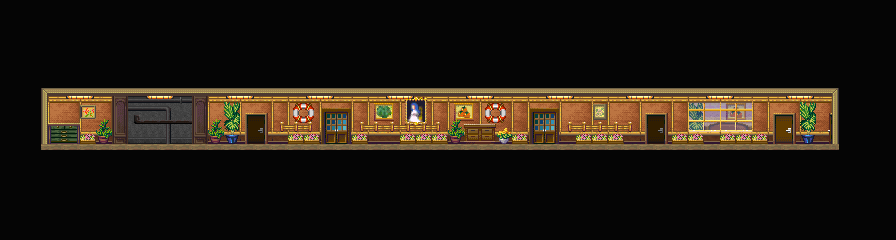

This is a level from a 2D game, rendered from its Tiled map with the project's own tilesets. A one-line summary and the map file follow, with tile-layer data summarised:
An orthogonal 56x15 tile map with 16x16 px tiles, 6 tile layers (Background, HErherhe, Background Above, Same Level, ...) and 29 objects (12x Event, 10x Light, 7x Target).

<map version="1.8" tiledversion="1.8.4" orientation="orthogonal" renderorder="right-down" width="56" height="15" tilewidth="16" tileheight="16" infinite="0" nextlayerid="8" nextobjectid="34">
 <tileset firstgid="1" source="Tilesets/Debug2d.tsx" />
 <layer id="1" name="Background" width="56" height="15">
  <properties>
   <property name="CheckPassability" type="bool" value="true" />
   <property name="z" value="1" />
  </properties>
  <data>[840 cells, 840 non-empty, 24 distinct tile ids]</data>
 </layer>
 <layer id="2" name="HErherhe" width="56" height="15">
  <properties>
   <property name="z" value="1.25" />
  </properties>
  <data>[840 cells, 4 non-empty, 4 distinct tile ids]</data>
 </layer>
 <layer id="3" name="Background Above" width="56" height="15">
  <properties>
   <property name="z" value=".5" />
  </properties>
  <data>[840 cells, 40 non-empty, 29 distinct tile ids]</data>
 </layer>
 <layer id="4" name="Same Level" width="56" height="15">
  <properties>
   <property name="CheckPassability" type="bool" value="true" />
  </properties>
  <data>[840 cells, 107 non-empty, 56 distinct tile ids]</data>
 </layer>
 <layer id="5" name="EHREHRHERE" width="56" height="15">
  <data>[840 cells, 25 non-empty, 3 distinct tile ids]</data>
 </layer>
 <objectgroup id="6" name="Object Layer 1">
  <object id="4" name="door1" type="Target" x="784" y="128" width="16" height="16" />
  <object id="5" name="ArrowUp" type="Event" x="768" y="160" width="16" height="16">
   <properties>
    <property name="appearance" value="arrow" />
    <property name="face" value="NORTH" />
    <property name="proximity" type="float" value="2" />
   </properties>
  </object>
  <object id="6" name="ArrowUp" type="Event" x="784" y="160" width="16" height="16">
   <properties>
    <property name="appearance" value="arrow" />
    <property name="face" value="NORTH" />
    <property name="proximity" type="float" value="2" />
   </properties>
  </object>
  <object id="7" name="tele" type="Event" x="768" y="112" width="32" height="16">
   <properties>
    <property name="onCollide" value="play('door'); targetTele('RandomRoom', 'door2')" />
   </properties>
  </object>
  <object id="8" name="tele" type="Event" x="128" y="112" width="16" height="16">
   <properties>
    <property name="onCollide" value="targetTele('ScifiBitch', 'hall1')" />
   </properties>
  </object>
  <object id="9" name="tele" type="Event" x="144" y="112" width="16" height="16">
   <properties>
    <property name="onCollide" value="targetTele('ScifiBitch', 'hall2')" />
   </properties>
  </object>
  <object id="10" name="tele" type="Event" x="160" y="112" width="16" height="16">
   <properties>
    <property name="onCollide" value="targetTele('ScifiBitch', 'hall3')" />
   </properties>
  </object>
  <object id="11" name="tele" type="Event" x="176" y="112" width="16" height="16">
   <properties>
    <property name="onCollide" value="targetTele('ScifiBitch', 'hall4')" />
   </properties>
  </object>
  <object id="12" name="hall1" type="Target" x="128" y="128" width="16" height="16" />
  <object id="13" name="hall3" type="Target" x="160" y="128" width="16" height="16" />
  <object id="14" name="hall2" type="Target" x="144" y="128" width="16" height="16" />
  <object id="15" name="hall4" type="Target" x="176" y="128" width="16" height="16" />
  <object id="16" name="HallLight" type="Light" x="64" y="96" width="32">
   <properties>
    <property name="lighting" value="hallway" />
   </properties>
  </object>
  <object id="17" name="HallLight" type="Light" x="144" y="96" width="32">
   <properties>
    <property name="lighting" value="hallway" />
   </properties>
  </object>
  <object id="18" name="HallLight" type="Light" x="224" y="96" width="32">
   <properties>
    <property name="lighting" value="hallway" />
   </properties>
  </object>
  <object id="19" name="HallLight" type="Light" x="304" y="96" width="32">
   <properties>
    <property name="lighting" value="hallway" />
   </properties>
  </object>
  <object id="20" name="HallLight" type="Light" x="384" y="96" width="32">
   <properties>
    <property name="lighting" value="hallway" />
   </properties>
  </object>
  <object id="21" name="HallLight" type="Light" x="464" y="96" width="32">
   <properties>
    <property name="lighting" value="hallway" />
   </properties>
  </object>
  <object id="22" name="HallLight" type="Light" x="544" y="96" width="32">
   <properties>
    <property name="lighting" value="hallway" />
   </properties>
  </object>
  <object id="23" name="HallLight" type="Light" x="624" y="96" width="32">
   <properties>
    <property name="lighting" value="hallway" />
   </properties>
  </object>
  <object id="24" name="HallLight" type="Light" x="704" y="96" width="32">
   <properties>
    <property name="lighting" value="hallway" />
   </properties>
  </object>
  <object id="25" name="HallLight" type="Light" x="784" y="96" width="32">
   <properties>
    <property name="lighting" value="hallway" />
   </properties>
  </object>
  <object id="26" name="right" type="Target" x="816" y="128" width="16" height="16" />
  <object id="27" name="tele" type="Event" x="832" y="128" width="16" height="16">
   <properties>
    <property name="onCollide" value="play('door'); targetTele('AAAAA', 'left')" />
   </properties>
  </object>
  <object id="28" name="ArrowRight" type="Event" x="816" y="160" width="16" height="16">
   <properties>
    <property name="appearance" value="arrow" />
    <property name="face" value="EAST" />
    <property name="proximity" type="float" value="2.5" />
   </properties>
  </object>
  <object id="29" name="ArrowUp" type="Event" x="144" y="160" width="16" height="16">
   <properties>
    <property name="appearance" value="arrow" />
    <property name="face" value="NORTH" />
    <property name="proximity" type="float" value="2" />
   </properties>
  </object>
  <object id="30" name="ArrowUp" type="Event" x="160" y="160" width="16" height="16">
   <properties>
    <property name="appearance" value="arrow" />
    <property name="face" value="NORTH" />
    <property name="proximity" type="float" value="2" />
   </properties>
  </object>
  <object id="31" name="chaser_spawn" type="Target" x="768" y="128" width="16" height="16" />
  <object id="33" name="trigger" type="Event" x="656" y="128" width="16" height="16">
   <properties>
    <property name="hide" value="return not getSwitch('chaser_redux')" />
    <property name="onCollide" value="play('night2_chaser3')" />
   </properties>
  </object>
 </objectgroup>
 <layer id="7" name="Foreground" width="56" height="15">
  <data>[840 cells, 0 non-empty, 0 distinct tile ids]</data>
 </layer>
</map>
